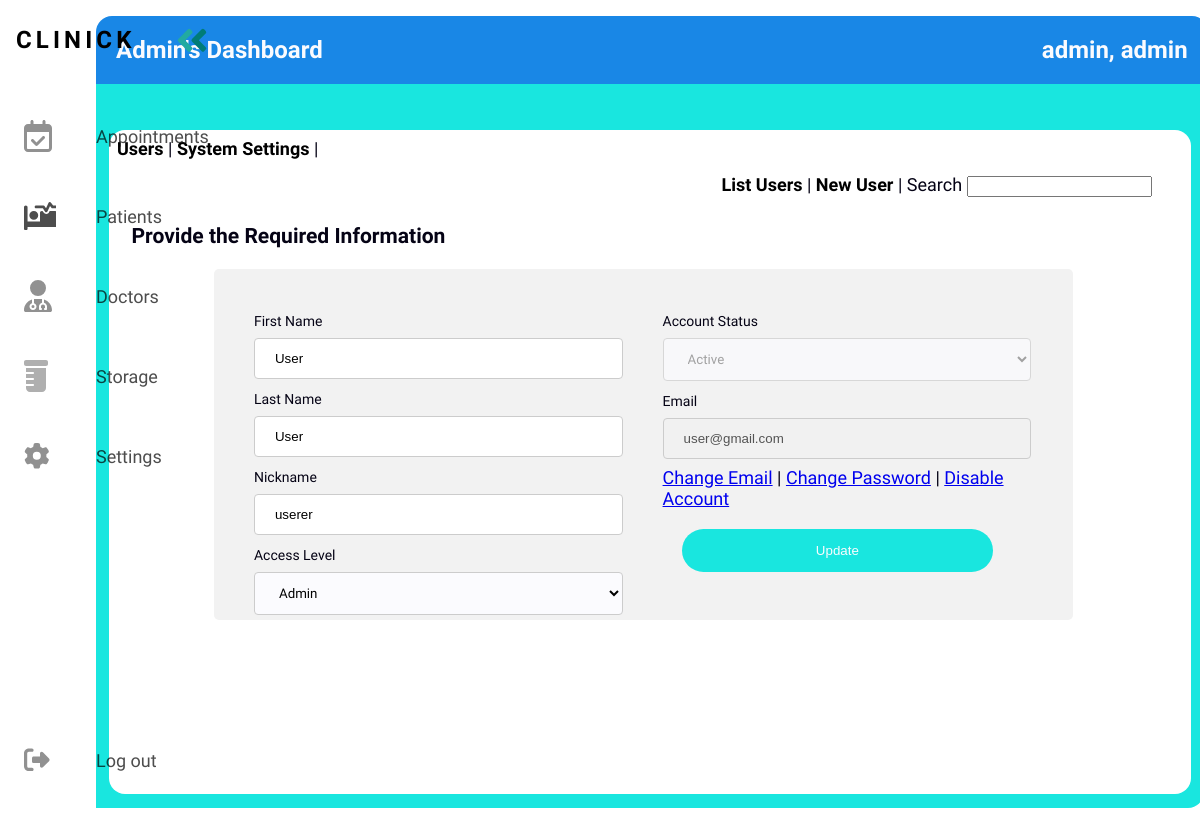
The page /progressive/framework/index.php?page=settings&subpage=users&action=profile&id=10000003 (signed in) on the database its author committed.
### tables this page shows
CREATE TABLE `tbl_users` (
  `user_id` int(8) UNSIGNED NOT NULL,
  `user_lastname` varchar(180) NOT NULL DEFAULT '',
  `user_firstname` varchar(180) NOT NULL DEFAULT '',
  `user_email` varchar(180) NOT NULL DEFAULT '',
  `user_password` varchar(180) NOT NULL DEFAULT '',
  `user_date_added` date DEFAULT NULL,
  `user_time_added` time DEFAULT NULL,
  `user_date_updated` date DEFAULT NULL,
  `user_time_updated` time DEFAULT NULL,
  `user_status` int(1) NOT NULL DEFAULT 0,
  `user_token` varchar(255) NOT NULL DEFAULT '',
  `user_access` varchar(255) NOT NULL DEFAULT '',
  `user_address` varchar(255) NOT NULL DEFAULT '',
  `user_birthdate` date DEFAULT NULL,
  `user_nickname` varchar(180) NOT NULL DEFAULT ''
);

### progressive/framework/classes/user.php (called while the page is built, shortened)
<?php
class User{
	private $DB_SERVER='localhost';
	private $DB_USERNAME='root';
	private $DB_PASSWORD='';
	private $DB_DATABASE='db_wbtest';
	private $conn;
	public function __construct(){
		$this->conn = new PDO("mysql:host=".$this->DB_SERVER.";dbname=".$this->DB_DATABASE,$this->DB_USERNAME,$this->DB_PASSWORD);
	}
	function get_user_id($email){
		$sql="SELECT user_id FROM tbl_users WHERE user_email = :email limit 1";
		$q = $this->conn->prepare($sql);
		$q->execute(['email' => $email]);
		$user_id = $q->fetchColumn();
		return $user_id;
	}
	function get_user_email($id){
		$sql="SELECT user_email FROM tbl_users WHERE user_id = :id limit 1";
		$q = $this->conn->prepare($sql);
		$q->execute(['id' => $id]);
		$user_email = $q->fetchColumn();
		return $user_email;
	}
	function get_user_firstname($id){
		$sql="SELECT user_firstname FROM tbl_users WHERE user_id = :id limit 1";
		$q = $this->conn->prepare($sql);
		$q->execute(['id' => $id]);
		$user_firstname = $q->fetchColumn();
		return $user_firstname;
	}
	function get_user_lastname($id){
		$sql="SELECT user_lastname FROM tbl_users WHERE user_id = :id limit 1";
		$q = $this->conn->prepare($sql);
		$q->execute(['id' => $id]);
		$user_lastname = $q->fetchColumn();
		return $user_lastname;
	}
	function get_user_nickname($id){
		$sql="SELECT user_nickname FROM tbl_users WHERE user_id = :id limit 1";
		$q = $this->conn->prepare($sql);
		$q->execute(['id' => $id]);
		$user_nickname = $q->fetchColumn();
		return $user_nickname;
	}
	function get_user_access($id){
		$sql="SELECT user_access FROM tbl_users WHERE user_id = :id limit 1";
		$q = $this->conn->prepare($sql);
		$q->execute(['id' => $id]);
		$user_access = $q->fetchColumn();
		return $user_access;
	}
	function get_user_status($id){
		$sql="SELECT user_status FROM tbl_users WHERE user_id = :id limit 1";
		$q = $this->conn->prepare($sql);
		$q->execute(['id' => $id]);
		$user_status = $q->fetchColumn();
		return $user_status;
	}
}

### progressive/framework/index.php (the view, shortened to what this page needs)
<?php
include_once 'classes/User.php';
$page = (isset($_GET['page']) && $_GET['page'] != '') ? $_GET['page'] : '';
$user = new User();
$user_id = $user->get_user_id($_SESSION['user_email']);
?>
<!DOCTYPE html>
<html>
<head>
    <link rel="stylesheet" href="css/custom.css?">
    <link rel="stylesheet" href="css/style.css">
</head>
<body>
<nav class="navbar">
    <ul class="navbar-nav">
      <li class="logo">
        <a href="admin.php" class="nav-link">
          <span class="link-text logo-text">Clinick</span>
        </a>
      </li>
      <li class="nav-item">
        <a href="index.php?page=appointments" class="nav-link">
          <span class="link-text">Appointments</span>
        </a>
      </li>
      <li class="nav-item">
        <a href="index.php?page=patients" class="nav-link">
          <span class="link-text">Patients</span>
        </a>
      </li>
      <li class="nav-item">
        <a href="index.php?page=doctors" class="nav-link">
          <span class="link-text">Doctors</span>
        </a>
      </li>
      <li class="nav-item">
        <a href="index.php?page=storage" class="nav-link">
          <span class="link-text">Storage</span>
        </a>
      </li>
      <li class="nav-item">
        <a href="index.php?page=settings" class="nav-link">
          <span class="link-text">Settings</span>
        </a>
      </li>
      <li class="nav-item">
        <a href="logout.php" class="nav-link">
          <span class="link-text">Log out</span>
        </a>
      </li>
    </ul>
  </nav>
  <main>
<div class="wb_title" id="header">
<?php echo $user->get_user_access($user_id) ?>'s Dashboard
<span class="move-right"><?php echo $user->get_user_lastname($user_id).', '.$user->get_user_firstname($user_id);?></span>
</div>
<div id="wrapper">
   <div id="menu">
  </div>
  <div id="content">
    <?php
      switch($page){
                case 'settings':
                    require_once 'settings-module/index.php';
                break;
            }
    ?>
  </div>
</div>
</main>
</body>
</html>

### progressive/framework/users-module/view-profile.php (shortened to what this page needs)
<h3>Provide the Required Information</h3>
<div id="form-block">
<form method="POST" action="processes/user-process.php?action=update">
        <div id="form-block-half">
            <label for="fname">First Name</label>
            <input type="text" id="fname" class="input" name="firstname" value="<?php echo $user->get_user_firstname($id);?>" placeholder="Your name..">
            <label for="lname">Last Name</label>
            <input type="text" id="lname" class="input" name="lastname" value="<?php echo $user->get_user_lastname($id);?>" placeholder="Your last name..">
            <label for="nname">Nickname</label>
            <input type="text" id="nname" class="input" name="nickname" value="<?php echo $user->get_user_nickname($id);?>" placeholder="Your nick name..">
            <label for="access">Access Level</label>
            <select id="access" name="access">
              <option value="admin" <?php if($user->get_user_access($id) == "admin"){ echo "selected";};?>>Admin</option>
            </select>
        </div>
        <div id="form-block-half">
            <label for="status">Account Status</label>
            <select id="status" name="status" disabled>
              <option <?php if($user->get_user_status($id) == "1"){ echo "selected";};?>>Active</option>
            </select>
            <label for="email">Email</label>
            <input type="email" id="email" class="input" name="email" disabled value="<?php echo $user->get_user_email($id);?>" placeholder="Your email..">
            <a href="#">Change Email</a> |
            <a href="#">Change Password</a> |
            <?php
            if($user->get_user_status($id) == "1"){
              ?>
                <a href="#">Disable Account</a>
              <?php
            }else{
            ?>
                <a href="#">Activate Account</a>
            <?php
            }
            ?>
        </div>
        <br/><br/><br/><br/><br/><br/><br/><br/><br/><br/>
        <div id="button-block">
        <input type="submit" value="Update">
        </div>
</form>
</div>

### progressive/framework/css/custom.css (style rules this page uses)
:root { --text-color: #05040c; --primary-color: #19E678; --secondary-color: #1987e6; --background-color: #FBFBFE; --accent-color: #19E6DF; --accent2-color: #007C77; --font-family1: font-family: 'Quicksand', sans-serif;; }
html { margin: 0; padding: 0; }
body { font-family: 'Work Sans', serif; font-size: 18px; color: var(--text-color); background-color: var(--background-color); }
.wb_title { font-family: "Work Sans", sans-serif; font-size: 24px; font-weight: 700; color: var(--background-color); background-color: var(--secondary-color); width: 98.5%; padding: 20px; margin: 0 auto; border-top-left-radius: 16px; border-top-right-radius: 16px; }
label { font-size: 14px; }
select, option { font-family: 'Work Sans', serif; background-color: var(--background-color); }
#wrapper { width: 100%; min-height: 600px; padding: 10px; margin-block: 0; margin-inline: auto; background-color: var(--accent-color); color: var(--text-color); border-end-end-radius: 16px; }
#menu { height: 32px; width: 98%; }
#content { width: 98%; padding: 8px; min-height: 600px; margin: 4px auto; background-color: #FFF; border-radius: 16px; }
.move-right { float: right; }
.input, select { width: 100%; padding: 12px 20px; margin: 8px 0; display: inline-block; border: 1px solid #ccc; border-radius: 4px; box-sizing: border-box; }
input[type=submit] { display: flex; justify-content: center; align-items: center; width: 40%; background-color: var(--accent-color); color: var(--background-color); padding: 14px 20px; margin: 8px 0; margin-inline: auto; border: none; border-radius: 40px; cursor: pointer; }
#form-block { border-radius: 5px; background-color: #f2f2f2; padding: 20px; width: 80%; margin: 0 auto; }
#form-block #form-block-half { width: 45%; float: left; padding: 20px; }
#button-block { width: 95%; padding: 20px; text-align: right; font-family: var(--font-family1); }

### progressive/framework/css/style.css (style rules this page uses)
:root { font-size: 16px; font-family: 'Open Sans'; --text-color: #050315; --primary-color: #19E678; --secondary-color: #1987e6; --background-color: #FBFBFE; --accent-color: #19E6DF; --accent2-color: #007C77; --font-family1: font-family: 'Work Sans', serif;; }
body { color: black; background-color: white; margin: 0; padding: 0; }
main { margin-left: 5rem; padding: 1rem; }
.navbar { position: fixed; background-color: var(--bg-primary); transition: width 600ms ease; width: 16rem; overflow: auto; }
.navbar-nav { list-style: none; padding: 0; margin: 0; display: flex; flex-direction: column; align-items: center; height: 100%; }
.nav-item { width: 100%; }
.nav-item:last-child { margin-top: auto; }
.nav-link { display: flex; align-items: center; height: 5rem; color: var(--text-primary); text-decoration: none; filter: grayscale(100%) opacity(0.7); transition: var(--transition-speed); }
.link-text { display: none; margin-left: 1rem; }
.nav-link svg { width: 2rem; min-width: 2rem; margin: 0 1.5rem; }
.logo { font-weight: bold; text-transform: uppercase; margin-bottom: 1rem; text-align: center; color: var(--text-secondary); background: var(--bg-secondary); font-size: 1.5rem; letter-spacing: 0.3ch; width: 100%; }
.logo svg { transform: rotate(0deg); transition: var(--transition-speed); }
.logo-text { display: inline; position: absolute; left: -999px; transition: var(--transition-speed); }
@media only screen and (min-width: 600px) { .navbar { top: 0; width: 5rem; height: 100vh; } }

### rows shown on the page
tbl_users: $user->get_user_access($user_id) "Admin", $user->get_user_lastname($user_id) "admin", $user->get_user_firstname($user_id) "admin"
tbl_users: firstname "User", lastname "User", nickname "userer", status "Active", email "user@gmail.com"
